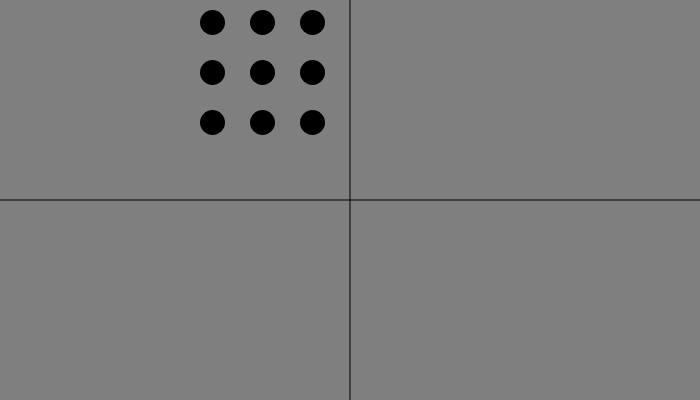
Frame 1 (no input)
Frame 60 (no input): identical to frame 1, image omitted
Frame 120 (the mouse pressed at the canvas centre since frame 60): identical to frame 1, image omitted

The p5.js sketch that drew this single still picture (run headless with seeded random() and noise() and a simulated clock; from frame 60 on, the mouse is pressed at the canvas centre):

// p5.js sketch
// ── sketch.js
/*
A Boolean variable has only two possible values: true or false.
It is common to use Booleans with control statements to determine
the flow of a program.

In this example, when the boolean value "isLeft" is true, shapes
are drawn in black (otherwise they are white).

When "isUpper" is true, a circle is drawn (otherwise a square is)
*/

function setup() {
  createCanvas(700, 400);
  ellipseMode(CORNER);
}

// our custom 'drawShape' function takes a pair of coordinates and will draw a shape at that
// location whose style is based on where the coordinates are relative to the center of the screen
function drawShape(x, y){
  var isLeft = x < width/2 // will be 'true' if x is less than 350
  if (isLeft){
    fill(0)
  }else{
    fill(255,255,30)
  }

  var isUpper = y < height/2 // will be 'false' if y is greater than 200
   if (isUpper){
    circle(x, y, 25)
  }else{
    rect(x, y, 25, 25)
  }
}
  
//   if (y<height/3 && radius =100)
// if(y<height/3){
// circle(x,y,25)
// }else if(y <2*height/3){
//   stroke(0)
//   line(x-10,y-10,x+10,y+10)
// }else{
//   rect(x,y,25,25)

// }
// }
 


// try adjusting these starting positions and notice how the block of shapes
// changes based on where each individual shape is positioned
var horiz = 200
var vert = 10

function draw(){
  background(127)

  // draw lines through the horizontal and vertical midpoints of the canvas
  stroke(0)
  line(width/2, 0, width/2, height)
  line(0, height/2, width, height/2)
  noStroke()

  // draw the upper row of shapes
  drawShape(horiz, vert)
  drawShape(horiz+50, vert)
  drawShape(horiz+100, vert)

  // draw the middle row of shapes
  drawShape(horiz, vert+50)
  drawShape(horiz+50, vert+50)
  drawShape(horiz+100, vert+50)

  // draw the lower row of shapes
  drawShape(horiz, vert+100)
  drawShape(horiz+50, vert+100)
  drawShape(horiz+100, vert+100)

  /*
   * Try uncommenting one or both of the blocks below. In each case, the starting position for the
   * block of shapes will be shifted by a little bit each frame and then will be reset back to
   * zero when the shapes have been pushed entirely off the bottom or right edge of the canvas.
   */

  // horiz += 1
  // if (horiz > width){
  //   horiz = 0
  // }

  // vert += 1
  // if (vert > height){
  //   vert = 0
  // }
}
